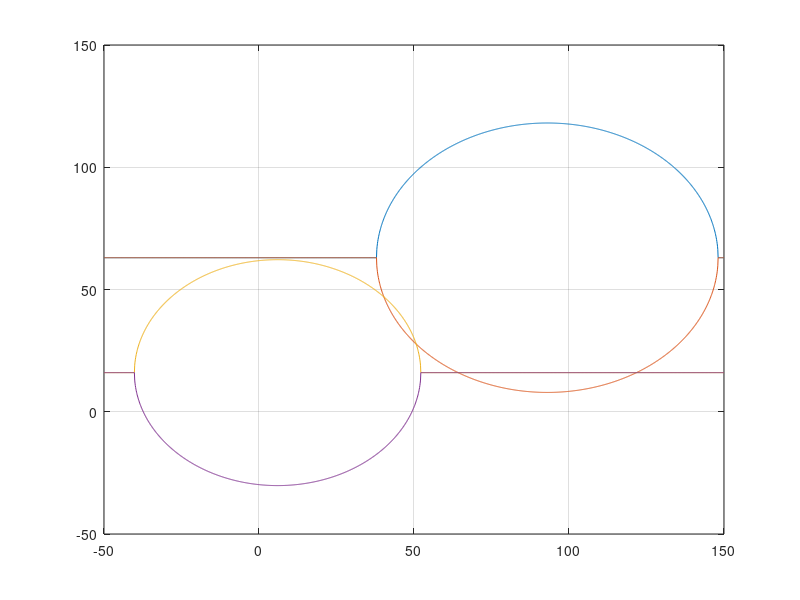

Source code (MATLAB): (Note: this script raises an error after producing the figure.)
clc
clear
%v är vektor v(1) = x, v(2) = y
ekv = @(v) [(93-v(1))^2 + (63 - v(2))^2 - 55.1^2 ; (6-v(1))^2 + (16 - v(2))^2 - 46.2^2];

%%Plot ger bra gissningar på (40;58) och (54;25)
x = [-50:0.1:150];
%Dela upp plotten i funktioner av y
topA = sqrt(55.1^2 - x.^2 +x.*186-93^2) +63 ;
botA = -sqrt(55.1^2 - x.^2 +x.*186-93^2) +63 ;
topB = sqrt(46.2^2 - x.^2+x.*12 -36) +16 ;
botB = -sqrt(46.2^2 - x.^2+x.*12 -36) +16 ;

plot(x, topA);
hold on;
plot(x, botA);
plot(x, topB);
plot(x, botB);
grid on;
%Newtons metod i flera dimensioner fungerar som vanligt men jacobianen
%Används istället för derivatan, fixpunkt.m klarar även detta
Jacobi = @(v) [-2*(93-v(1)), -2*(63 - v(2)); -2*(6-v(1)), -2*(16-v(2))];
theta = @(v) v - Jacobi(v)^(-1) * ekv(v);
guesses = [40, 54; 58, 25];
%se fixpunkt.m för detaljer
results = fixpunkt(guesses, theta, 1e-12);
plot(results(1,2), results(2,2), 'r *');
plot(results(1,1), results(2,1), 'g *');
hold off;

%garantera att det var kvadratisk konvergens genom att se om J(r) är
%icke-singulär, d.v.s. determinanten är inte 0 (här måste vi se upp med float errors)
for i = 1:size(results,2)
    r = (results(:,i));
    det_j_r = det(Jacobi(r))
    if det_j_r < 1e-14 && det_j_r > -1e-14
        fprintf('icke-kvadratisk lösning för %d', r);
    end
end